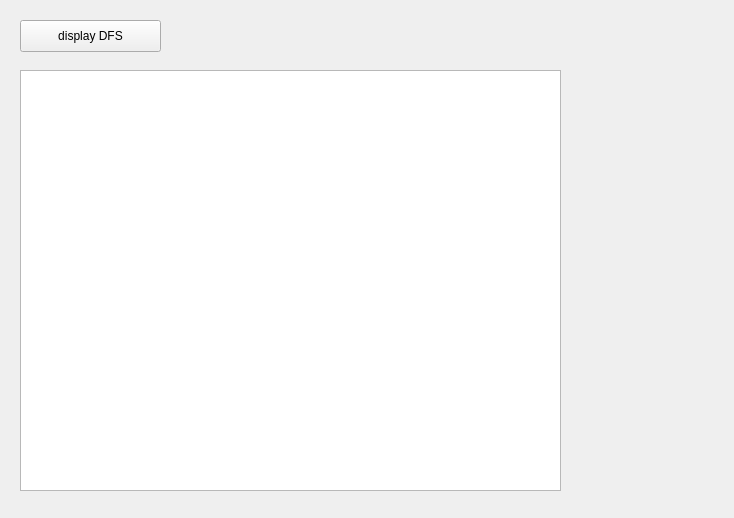
<?xml version="1.0" encoding="UTF-8"?>
<ui version="4.0">
 <class>DFS</class>
 <widget class="QWidget" name="DFS">
  <property name="geometry">
   <rect>
    <x>0</x>
    <y>0</y>
    <width>734</width>
    <height>518</height>
   </rect>
  </property>
  <property name="windowTitle">
   <string>Form</string>
  </property>
  <widget class="QTextBrowser" name="textBrowser">
   <property name="geometry">
    <rect>
     <x>20</x>
     <y>70</y>
     <width>541</width>
     <height>421</height>
    </rect>
   </property>
  </widget>
  <widget class="QPushButton" name="pushButton">
   <property name="geometry">
    <rect>
     <x>20</x>
     <y>20</y>
     <width>141</width>
     <height>32</height>
    </rect>
   </property>
   <property name="text">
    <string>display DFS</string>
   </property>
  </widget>
 </widget>
 <resources/>
 <connections/>
</ui>
